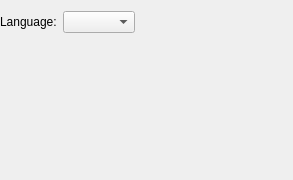
<?xml version="1.0" encoding="UTF-8"?>
<ui version="4.0">
 <class>ProjectExplorer::CodeStyleSettingsPropertiesPage</class>
 <widget class="QWidget" name="ProjectExplorer::CodeStyleSettingsPropertiesPage">
  <property name="geometry">
   <rect>
    <x>0</x>
    <y>0</y>
    <width>293</width>
    <height>180</height>
   </rect>
  </property>
  <property name="windowTitle">
   <string>Form</string>
  </property>
  <layout class="QGridLayout" name="gridLayout">
   <property name="leftMargin">
    <number>0</number>
   </property>
   <property name="rightMargin">
    <number>0</number>
   </property>
   <item row="0" column="0">
    <widget class="QLabel" name="languageLabel">
     <property name="text">
      <string>Language:</string>
     </property>
    </widget>
   </item>
   <item row="0" column="1">
    <widget class="QComboBox" name="languageComboBox"/>
   </item>
   <item row="0" column="2">
    <spacer name="horizontalSpacer">
     <property name="orientation">
      <enum>Qt::Horizontal</enum>
     </property>
     <property name="sizeHint" stdset="0">
      <size>
       <width>73</width>
       <height>20</height>
      </size>
     </property>
    </spacer>
   </item>
   <item row="1" column="0" colspan="3">
    <widget class="QStackedWidget" name="stackedWidget"/>
   </item>
  </layout>
 </widget>
 <resources/>
 <connections/>
</ui>
